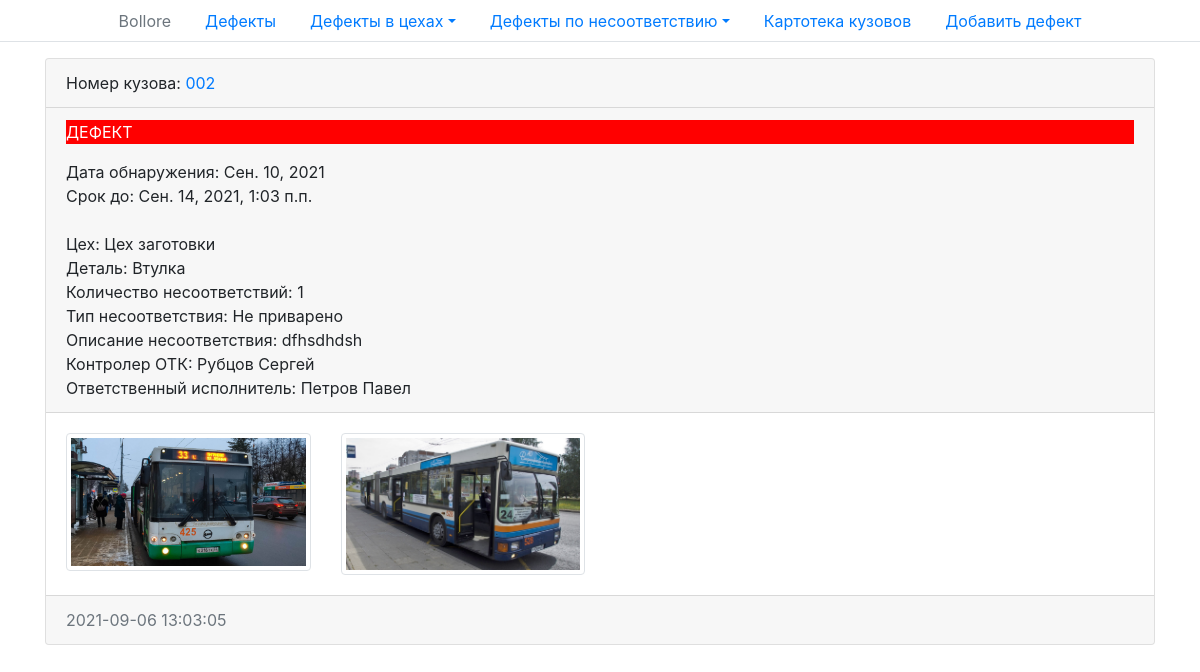
The page /defect/8/ on the database its author committed.
### defects/models.py (models this page shows, shortened)
class Defects(models.Model):
    created_at = models.DateTimeField(auto_now_add=True, verbose_name='Дата создания')
    date_defect_detection = models.DateField(verbose_name='Дата обнаружения')
    term_up_to = models.DateTimeField(verbose_name='Срок до')
    status = models.ForeignKey(Status,
                               on_delete=models.PROTECT,
                               related_name='defects_status',
                               verbose_name='Статус дефекта',
                               )
    workshop = models.ForeignKey(Workshops,
                                 on_delete=models.PROTECT,
                                 related_name='defects_workshop',
                                 verbose_name='Цех'
                                 )
    detail = models.ForeignKey(Details,
                               on_delete=models.PROTECT,
                               related_name='defects_detail',
                               verbose_name='Деталь',
                               blank=True
                               )
    body_number = models.ForeignKey(Bodies,
                                    on_delete=models.PROTECT,
                                    related_name='defects_body_number',
                                    verbose_name='Номер кузова',
                                    )
    type_of_discrepancy = models.ForeignKey(TypeOfMismatch,
                                            on_delete=models.PROTECT,
                                            related_name='defects_type_of_discrepancy',
                                            verbose_name='Тип несоответствия',
                                            )
    number_of_inconsistencies = models.IntegerField(default=1,
                                                    verbose_name='Колличество несоответствий',
                                                    )
    priority = models.ForeignKey(Priority,
                                 on_delete=models.PROTECT,
                                 related_name='defects_priority',
                                 verbose_name='Приоритет',
                                 )
    discrepancy_description = models.TextField(blank=True, verbose_name='Описание несоответствия',
                                               default='Отсутствует')
    quality_controller = models.ForeignKey(User,
                                           on_delete=models.PROTECT,
                                           related_name='defects_quality_controller',
                                           verbose_name='Контролер ОТК',
                                           blank=True,
                                           null=True
                                           )
    responsible_executor = models.ForeignKey(User,
                                             on_delete=models.PROTECT,
                                             related_name='defects_responsible_executor',
                                             verbose_name='Ответственный исполнитель',
                                             null=True
                                             )
    class Meta:
        verbose_name = 'дефект'
        verbose_name_plural = 'Дефекты'
        ordering = ['-created_at']

class Bodies(models.Model):
    body_number = models.CharField(max_length=150, unique=True, verbose_name='Номер кузова')
    def get_absolute_url(self):
        return reverse('bodies', kwargs={'body_id': self.pk})
    def __str__(self):
        return self.body_number
    class Meta:
        verbose_name = 'номер кузова'
        verbose_name_plural = 'Номера кузовов'

class Workshops(models.Model):
    name_workshop = models.CharField(max_length=150, verbose_name='Цех')
    responsible_executor = models.ForeignKey(User,
                                             on_delete=models.PROTECT,
                                             related_name='workshops_responsible_executor',
                                             verbose_name='Ответственный исполнитель'
                                             )
    def get_absolute_url(self):
        return reverse('workshops', kwargs={'shop_id': self.pk})
    def __str__(self):
        return self.name_workshop
    class Meta:
        verbose_name = 'цех'
        verbose_name_plural = 'Цеха'

class Details(models.Model):
    name = models.CharField(max_length=150, verbose_name='Наименование')
    article = models.CharField(max_length=150, unique=True, verbose_name='Артикул')
    def __str__(self):
        return self.name
    class Meta:
        verbose_name = 'деталь'
        verbose_name_plural = 'Детали'

class TypeOfMismatch(models.Model):
    mismatch = models.CharField(max_length=150, verbose_name='Тип несоответствия')
    probability_estimate = models.ForeignKey('ProbabilityEstimate',
                                             on_delete=models.PROTECT,
                                             related_name='mismatch_probability_estimate',
                                             verbose_name='Оценка вероятности'
                                             )
    scale_consequences = models.ForeignKey('ScaleOfConsequences',
                                           on_delete=models.PROTECT,
                                           related_name='mismatch_scale_consequences',
                                           verbose_name='Масштаб последствий'
                                           )
    def __str__(self):
        return self.mismatch
    class Meta:
        verbose_name = 'тип несоответствия'
        verbose_name_plural = 'Типы несоответствий'

class PhotoDefects(models.Model):
    photo = models.ImageField(upload_to='photos/%Y/%m/%d/', verbose_name='Фото дефекта', blank=True)
    defect = models.ForeignKey(Defects, on_delete=models.CASCADE, related_name="images", verbose_name='Дефект')
    uploaded_at = models.DateTimeField(auto_now_add=True)
    class Meta:
        verbose_name = 'фото'
        verbose_name_plural = 'Фото дефектов'
        ordering = ['-uploaded_at']

### defects/views.py (the view)
# urls.py: path('defect/<int:defect_id>/', show_defect, name='defect'),
def show_defect(request, defect_id):
    defects = Defects.objects.filter(pk=defect_id)
    photos = PhotoDefects.objects.filter(defect_id=defect_id)
    shops = Workshops.objects.all()
    bodies = Bodies.objects.all()
    context = {
        'defects': defects,
        'photos': photos,
        'shops': shops,
        'bodies': bodies,
        'title': 'Список дефектов',
        'workshop_selected': 0,
    }
    return render(request, 'defects/defect.html', context)

### defects/templates/defects/defect.html (shortened to what this page needs)
{% extends 'base.html' %}
{% block content %}
  {% for item in defects %}
    <div class="card mb-3">
      <div class="card-header">
        Номер кузова: <a href="{{ item.body_number.get_absolute_url }}">{{ item.body_number }}</a>
      </div>
      <div class="card-header">
        {% if item.defect_eliminated %}
          <p style="background-color:#00cc00; color:#ffffff"> ДЕФЕКТ УСТРАНЁН </p>
        {% else %}
          <p style="background-color:#ff0000; color:#ffffff">ДЕФЕКТ</p>
        {% endif %}
        Дата обнаружения: {{ item.date_defect_detection }}
        <br> Срок до: {{ item.term_up_to }}
        <br>
        <br> Цех: {{ item.workshop }}
        <br> Деталь: {{ item.detail }}
        <br> Количество несоответствий: {{ item.number_of_inconsistencies }}
        <br> Тип несоответствия: {{ item.type_of_discrepancy }}
        <br> Описание несоответствия: {{ item.discrepancy_description }}
        <br> Контролер ОТК: {{ item.quality_controller.last_name }} {{ item.quality_controller.first_name }}
        <br> Ответственный исполнитель: {{ item.responsible_executor.last_name }}
        {{ item.responsible_executor.first_name }} <br>
      </div>
      <div class="row">
        <div class="card-body">
          <div class="media">
            {% if photos %}
              {% for i in photos %}
                <div class="col-sm-6 col-md-4 col-lg-3 ">
                    <img src="{{ i.photo.url }}" alt="" width="350" class="img-fluid img-thumbnail" tabindex="0">
                </div>
              {% endfor %}
              </div>
            {% else %}
              <p>ФОТО НЕ ЗАГРУЖЕНО</p>
              <img src="https://audiobaby.net/img/audioskazki/domovjonok-kuzja.jpg" alt="" width="350"
                   class="mr-3">
            {% endif %}
        </div>
      </div>
      <div class="card-footer text-muted">
        {{ item.created_at|date:"Y-m-d H:i:s" }}
      </div>
  {% endfor %}
{% endblock %}

### defects/templates/defects/defect.html (style rules this page uses)
img[tabindex="0"] { cursor: zoom-in; }

### rows shown on the page
Defects: body_number "002", date_defect_detection "Сен. 10, 2021", term_up_to "Сен. 14, 2021, 1:03 п.п.", workshop "Цех заготовки", detail "Втулка", number_of_inconsistencies "1", type_of_discrepancy "Не приварено", discrepancy_description "dfhsdhdsh", quality_controller.last_name "Рубцов", quality_controller.first_name "Сергей", responsible_executor.last_name "Петров", responsible_executor.first_name "Павел", created_at "2021-09-06 13:03:05"
PhotoDefects: photo (picture)
PhotoDefects: photo (picture)
